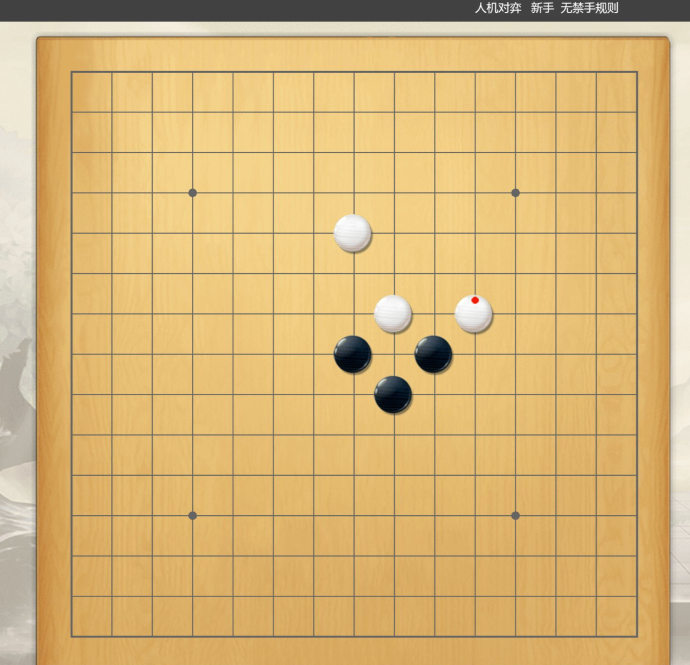
#> input picture tools/fixtures/wulin_gloss_board.jpg, 1380 x 1330 px (shown at 1/2 size)
$ python make-gridfix-figure.py   (older library calls are emulated)
#> lines starting #> are read from the running program, lines starting #| are printed output that depends on the picture
### engine-server/python/gomoku_assistant/screen_board.py
# Assistant module - screen_board.

"""整屏五子棋棋盘定位与读子（桌面覆盖层应用的核心）。

与网页注入（bookmarklet）路线的区别：这里**没有 DOM 可用**，输入是**整屏截图**，
棋盘只是屏幕上的一小块（周围有浏览器 UI、桌面、其它窗口）。因此第一步必须是
「在整屏里把棋盘找出来」，之后才能复用既有的自适应读子逻辑。

思路（全部走 OpenCV 官方手段）：
  1. 抓屏（GDI，多显示器 + DPI 感知）。
  2. Canny(自动阈值) + HoughLinesP 取线段 → 按水平/垂直聚类成「线簇」。
  3. 在两类线簇里各找**近似等间距的线族**（棋盘网格的本质特征）：
     枚举起点对定公差，再向后贪心扩展；保留成员数 ≥8 且总长度最长的族。
  4. 横竖族配对成候选棋盘（间距需一致、面积合理）→ 取最优候选。
  5. 把候选区域裁出来，交给既有的精确网格定位（detector/adaptive）拿到 15×15 线坐标。
  6. 复用 adaptive.read_stones_adaptive 读子 —— 浅底/深底/空心描边等画法全部继承。

为什么用「等间距线族」而不是模板匹配/角点检测：
  棋盘的本质是两组**等间距长直线**，这个特征对缩放、底色、棋子、主题几乎免疫；
  而模板匹配对缩放敏感、角点检测会在文字/图标上炸出大量误检。
"""

from __future__ import annotations

import ctypes
import os
import sys

import cv2
import numpy as np

from . import adaptive
from .engine import BLACK, EMPTY, WHITE

IS_WIN = os.name == "nt"

# [46 lines left out: functions set_dpi_aware, capture_screen, _cluster_segments, not called in this run]

def canny_screen(gray, ratio=0.40):
    """屏幕内容的自适应 Canny：阈值由**梯度幅值的 Otsu 二值化**决定。

    两个坑都踩过：
      · 沿用 adaptive.auto_canny 的「灰度中位数」→ 中位数就是底色（浅底棋盘 ~234），
        下阈值被抬到 160，而棋盘线对比度仅几十灰阶 → 边缘全被吞掉。
      · 改用「梯度幅值的固定分位」→ 屏幕大面是平坦底色，88 分位仍落在平坦区（≈0），
        阈值算出来 <8 → **一条边都没有**。
    正确做法：在梯度幅值上跑 Otsu，让算法自己分出「平坦区 / 真实边缘」两类，
    与底色深浅、边缘占比都无关。归一化用 99.5 分位，避免个别极值把尺度拉爆。
    """
    g = cv2.GaussianBlur(gray, (3, 3), 0)
    gx = cv2.Sobel(g, cv2.CV_32F, 1, 0, ksize=3)
    gy = cv2.Sobel(g, cv2.CV_32F, 0, 1, ksize=3)
    mag = np.abs(gx) + np.abs(gy)
    mx = float(np.percentile(mag, 99.5))
    if mx <= 1e-6:
        return np.zeros(gray.shape, dtype=np.uint8)
    m8 = np.clip(mag / mx * 255.0, 0, 255).astype(np.uint8)
    t, _ = cv2.threshold(m8, 0, 255, cv2.THRESH_BINARY + cv2.THRESH_OTSU)
    hi = float(t) / 255.0 * mx
    if hi < 4.0:
        hi = max(8.0, mx * 0.35)
    lo = max(4.0, hi * ratio)
    return cv2.Canny(gray, lo, hi)

def _collect_lines(gray, min_len, max_gap=6, thresh=80):
    """Canny + HoughLinesP → 水平/垂直线簇（带总长度，用于筛掉短碎线）。"""
    edges = canny_screen(gray)
    lines = cv2.HoughLinesP(edges, 1.0, np.pi / 180.0, threshold=thresh,
                            minLineLength=int(min_len), maxLineGap=int(max_gap))
    if lines is None:
        return [], []
    h_vals, v_vals = [], []
    h_len, v_len = [], []
    h_ext, v_ext = [], []
    for s in np.asarray(lines, dtype=np.float64).reshape(-1, 4):
        x1, y1, x2, y2 = s
        dx, dy = abs(x2 - x1), abs(y2 - y1)
        ln = float(np.hypot(dx, dy))
        if dx >= dy:
            h_vals.append((y1 + y2) / 2.0)
            h_len.append(ln)
            h_ext.append((min(x1, x2), max(x1, x2)))
        else:
            v_vals.append((x1 + x2) / 2.0)
            v_len.append(ln)
            v_ext.append((min(y1, y2), max(y1, y2)))
    return (_weighted_clusters(h_vals, h_len, h_ext, 3.0),
            _weighted_clusters(v_vals, v_len, v_ext, 3.0))

def _weighted_clusters(vals, lens, exts, tol):
    """聚簇时保留每簇的**线段总长度**（等权重会让一排短碎线盖过真正的棋盘长线），
    以及该簇在另一轴上的覆盖区间 [lo, hi]。"""
    if not vals:
        return []
    order = np.argsort(vals)
    vals = np.asarray(vals, dtype=np.float64)[order]
    lens = np.asarray(lens, dtype=np.float64)[order]
    exts = [exts[i] for i in order]
    out = []
    cur_v, cur_l, cur_e = [vals[0]], [lens[0]], [exts[0]]
    for v, l, e in zip(vals[1:], lens[1:], exts[1:]):
        if v - cur_v[-1] <= tol:
            cur_v.append(v)
            cur_l.append(l)
            cur_e.append(e)
        else:
            out.append((float(np.mean(cur_v)), float(np.sum(cur_l)),
                        min(x[0] for x in cur_e), max(x[1] for x in cur_e)))
            cur_v, cur_l, cur_e = [v], [l], [e]
    out.append((float(np.mean(cur_v)), float(np.sum(cur_l)),
                min(x[0] for x in cur_e), max(x[1] for x in cur_e)))
    return out

def _find_arithmetic_families(clusters, min_count=8, max_step=260.0, topk=6):
    """在一维线簇里找「近似等间距」的若干线族（按得分取前 topk）。

    棋盘网格 = 一组等间距平行线。做法：枚举前两个成员定公差 d，再向后贪心匹配
    （容差随 d 放大），收集所有候选族后按得分排序返回。

    ⚠️ 必须返回**多个候选**而不是只留最优：网页上的文字行也是等间距平行线，
    只取「最强族」会拿到文字行（间距 22px），再与另一方向的无关竖线配对时
    间距对不上 → 整个棋盘判定失败。留下多个候选，靠后续横竖交叉配对来甄别。
    """
    fams = _arithmetic_candidates(clusters, min_count, max_step)

    out = []
    for f in fams:
        dup = False
        for g in out:
            inter = len(set(np.round(f["pos"], 1)) & set(np.round(g["pos"], 1)))
            if inter >= 0.7 * min(len(f["pos"]), len(g["pos"])):
                dup = True
                break
        if not dup:
            out.append(f)
        if len(out) >= topk:
            break
    return out

# [4 lines left out: function _find_arithmetic_family, not called in this run]

def _arithmetic_candidates(clusters, min_count=8, max_step=260.0):
    if len(clusters) < min_count:
        return []

    lens = np.asarray([c[1] for c in clusters], dtype=np.float64)
    thr_len = float(lens.max()) * 0.15
    cand = [c for c, l in zip(clusters, lens) if l >= thr_len]
    if len(cand) < min_count:
        cand = clusters
    pos = np.asarray([c[0] for c in cand], dtype=np.float64)
    ln = np.asarray([c[1] for c in cand], dtype=np.float64)

    def ext_of(c):
        return (float(c[2]), float(c[3])) if len(c) >= 4 else (0.0, 0.0)

    cands = []
    n = len(pos)
    for i in range(n):
        for j in range(i + 1, min(n, i + 40)):
            d = (pos[j] - pos[i]) / float(j - i)
            if d < 8.0 or d > max_step:
                continue
            tol = max(2.5, d * 0.06)
            seq = [pos[i], pos[j]]
            tot = [ln[i], ln[j]]
            cand_idx = [cand[i], cand[j]]
            expect = pos[j] + d
            k = j + 1
            while k < n:
                diff = pos[k] - expect
                if abs(diff) <= tol:
                    seq.append(pos[k])
                    tot.append(ln[k])
                    cand_idx.append(cand[k])
                    expect = pos[k] + d
                elif diff > tol:

                    m = int(round(diff / d))
                    if m >= 1 and abs(pos[k] - (expect + m * d)) <= tol:
                        seq.append(pos[k])
                        tot.append(ln[k])
                        cand_idx.append(cand[k])
                        expect = pos[k] + d
                    else:
                        break
                k += 1
            if len(seq) >= min_count:
                score = len(seq) * float(np.mean(tot))
                los = [ext_of(c)[0] for c in cand_idx]
                his = [ext_of(c)[1] for c in cand_idx]
                cands.append({
                    "pos": np.asarray(seq, dtype=np.float64),
                    "len": float(np.mean(tot)),
                    "step": float(d),
                    "score": float(score),
                    "lo": float(min(los)) if los else 0.0,
                    "hi": float(max(his)) if his else 0.0,
                })
    cands.sort(key=lambda c: -c["score"])
    return cands

def find_board_rects(gray, line_count=15, min_lines=8, scales=(1.0, 0.6),
                     len_ratios=(0.05, 0.10), topn=1):
    """同 find_board_rect，但返回**前 topn 个**候选（按 score 降序）。

    存在的理由：用户可能在桌面同时开着好几个五子棋窗口（或多个标签页），
    此时只取第一名会让「到底识别了哪一个」变得不可预期 —— 棋盘框会在几个窗口之间
    来回跳。拿到前几名后，上层就能判断「屏幕上不止一个棋盘」并提示用户只留一个。
    """
    H, W = gray.shape[:2]
    short = float(min(W, H))
    cands = []
    for sc in scales:
        if sc == 1.0:
            g = gray
        else:
            g = cv2.resize(gray, (max(64, int(W * sc)), max(64, int(H * sc))),
                           interpolation=cv2.INTER_AREA)
        gw, gh = g.shape[1], g.shape[0]
        gshort = float(min(gw, gh))
        max_step = gshort * 0.25
        for lr in len_ratios:
            min_len = max(20.0, gshort * lr)
            hc, vc = _collect_lines(g, min_len)
            if not hc or not vc:
                continue
            for hy in _find_arithmetic_families(hc, min_count=min_lines, max_step=max_step):
                for vx in _find_arithmetic_families(vc, min_count=min_lines, max_step=max_step):
                    cand = _pair_families(hy, vx, gw, gh, sc)
                    if cand is None:
                        continue
                    cands.append(cand)
    if not cands:
        return []
    cands.sort(key=lambda c: c["score"], reverse=True)
    return cands[:max(1, int(topn))]

# [13 lines left out: function _rect_overlap_ratio, not called in this run]

def find_board_rect(gray, line_count=15, min_lines=8, scales=(1.0, 0.6),
                    len_ratios=(0.05, 0.10)):
    """在整幅（屏幕）图里找棋盘：返回 dict(rect, step, vx, hy, score, size) 或 None。

    **分辨率/尺寸无关**（2K / 3K / 4K、16:9 / 4:3、小窗口 / 全屏都走同一套）：
      · 一切阈值都取**相对量**：最小线长 = 短边 × 比例、面积占比、格距上限 = 短边 × 0.25。
      · 多尺度搜索（1.0 / 0.6）：大棋盘在降采样图上更快更稳，小棋盘在原尺度上才检得出。
      · 多档最小线长（短边 ×5% / ×10%）：棋盘在窗口里可能只占一小块，线并不长。
      · 横竖族必须**真实交叉**：网页文字行也是等距平行线，光靠「等距」会把它们当成棋盘。
    评分做了尺度归一化，因此不同尺度/不同线长档位的候选可以直接横向比较。
    """
    top = find_board_rects(gray, line_count=line_count, min_lines=min_lines,
                           scales=scales, len_ratios=len_ratios, topn=1)
    return top[0] if top else None

def _subsample(fam, m):
    """把线族按每 m 个取一个（等价于格距 ×m）。

    用途：网页文字行（间距 ~16px）常与棋盘线混进同一个等距族，使该族公差被算小一半；
    此时只要「每隔一个取一条」就还原出真正的棋盘格距，从而与另一方向的族配对成功。
    """
    if m <= 1:
        return fam
    pos = fam["pos"][::m]
    if len(pos) < 6:
        return None
    out = dict(fam)
    out["pos"] = pos
    out["step"] = float(fam["step"]) * m
    out["len"] = float(fam["len"])
    return out

def _pair_families(hy, vx, gw, gh, sc):
    """把「水平等距族 + 垂直等距族」配成一个棋盘候选：要求格距一致且两组线真交叉。

    格距不必一开始就相等：允许 2~4 倍的整数关系并对间距较小的一方做子采样
    （见 _subsample），否则「文字行混进棋盘线族」会让棋盘永远配不上。
    """
    dx0, dy0 = float(vx["step"]), float(hy["step"])
    if dx0 <= 0 or dy0 <= 0:
        return None
    ratio = dx0 / dy0
    best = None
    for who in ("none", "h", "v"):
        hy2, vx2 = hy, vx
        if who == "h":
            m = int(round(dy0 / dx0)) if dy0 > dx0 else int(round(ratio))
            if not (2 <= m <= 4):
                continue
            hy2 = _subsample(hy, m)
        elif who == "v":
            m = int(round(dx0 / dy0)) if dx0 > dy0 else int(round(1.0 / ratio))
            if not (2 <= m <= 4):
                continue
            vx2 = _subsample(vx, m)
        if hy2 is None or vx2 is None:
            continue
        cand = _pair_once(hy2, vx2, gw, gh, sc)
        if cand is not None and (best is None or cand["score"] > best["score"]):
            best = cand
    return best

def _pair_once(hy, vx, gw, gh, sc):
    dx, dy = float(vx["step"]), float(hy["step"])
    if dx <= 0 or dy <= 0:
        return None
    if abs(dx - dy) / max(dx, dy) > 0.12:
        return None
    x0, x1 = float(vx["pos"].min()), float(vx["pos"].max())
    y0, y1 = float(hy["pos"].min()), float(hy["pos"].max())

    h_lo, h_hi = float(hy.get("lo", 0.0)), float(hy.get("hi", 0.0))
    v_lo, v_hi = float(vx.get("lo", 0.0)), float(vx.get("hi", 0.0))
    if h_hi > h_lo and v_hi > v_lo:
        inter_x = min(x1, h_hi) - max(x0, h_lo)
        inter_y = min(y1, v_hi) - max(y0, v_lo)
        if inter_x < 0.35 * min(x1 - x0, h_hi - h_lo):
            return None
        if inter_y < 0.35 * min(y1 - y0, v_hi - v_lo):
            return None
    area = max(1.0, (x1 - x0) * (y1 - y0))
    if area < 0.008 * gw * gh or area > 0.98 * gw * gh:
        return None
    gshort = float(min(gw, gh))

    n = len(vx["pos"]) + len(hy["pos"])
    rel_len = (vx["len"] + hy["len"]) * 0.5 / max(1.0, gshort)
    score = n * 100.0 + rel_len * 60.0
    inv = 1.0 / sc
    return {
        "rect": (x0 * inv, y0 * inv, x1 * inv, y1 * inv),
        "step": (dx + dy) * 0.5 * inv,
        "vx": vx["pos"] * inv,
        "hy": hy["pos"] * inv,
        "score": float(score),
        "size": int(round(max(len(vx["pos"]), len(hy["pos"])))),
        "scale": float(sc),
    }

def refine_grid(rgb, cand, size=15):
    """把粗定位的候选区域裁出来，用既有逻辑精确定位 size×size 的网格线。

    返回 geometry（x_lines/y_lines/spacing）或 None。
    """
    H, W = rgb.shape[:2]
    x0, y0, x1, y1 = cand["rect"]
    step = cand["step"]
    pad = step * 1.5
    ax0 = max(0, int(x0 - pad)); ay0 = max(0, int(y0 - pad))
    ax1 = min(W, int(x1 + pad)); ay1 = min(H, int(y1 + pad))
    crop = rgb[ay0:ay1, ax0:ax1]
    if crop.size == 0:
        return None
    g = cv2.cvtColor(crop, cv2.COLOR_RGB2GRAY)

    xs = ys = None
    spacing = float(cand["step"])
    source = "?"

    try:
        from . import detector
        bg = detector.locate_board(crop, size)
        if bg is not None and len(bg.x_lines) == size and len(bg.y_lines) == size:
            xs, ys = np.asarray(bg.x_lines, dtype=np.float64), np.asarray(bg.y_lines, dtype=np.float64)
            spacing = float(bg.spacing)
            source = "projection"
    except Exception:
        pass

    if xs is None:
        try:
            r = adaptive.locate_grid_hough(g, size)
            if r is not None:
                hx, hy, _res = r
                if hx is not None and len(hx) == size and len(hy) == size:
                    xs, ys = np.asarray(hx, dtype=np.float64), np.asarray(hy, dtype=np.float64)
                    spacing = float(np.mean(np.diff(xs))) if size > 1 else spacing
                    source = "hough"
        except Exception:
            pass
    if xs is None:
        return None
    return {
        "x_lines": [float(v) + ax0 for v in xs],
        "y_lines": [float(v) + ay0 for v in ys],
        "spacing": spacing,
        "source": source,
        "origin": (ax0, ay0),
    }

# [43 lines left out: functions _search_near, crop_board, not called in this run]

class Geo:
    """给 read_stones_adaptive 用的极简 geometry（它只读 size/spacing/x_lines/y_lines）。"""
    # [5 lines left out: function __init__, not called in this run]

def _mask_excluded(rgb, exclude, off=(0, 0)):
    """把「本软件自己的窗口」在截图里抹成一块纯色。

    为什么要抹：整屏识别会连我们的浮动面板 / 局面窗口一起拍进去。面板里有密集的
    等距横线（参数行、曲线网格），它们的间距与棋盘的某一族非常接近，极易被当成
    第二个棋盘，或者把真正的棋盘定位拽歪。用户说得直白：那是软件系统里的窗口，
    不是别的五子棋软件，不该参与识别。

    exclude: [{x, y, w, h}] —— **虚拟屏幕坐标**（Win32 GetWindowRect 的口径）。
    截图数组下标 = 屏幕坐标 - off（多屏时虚拟屏原点可能为负），所以这里先减 off。
    """
    if not exclude:
        return rgb

    out = rgb if getattr(rgb, "flags", None) is not None and rgb.flags.writeable \
        else np.array(rgb)
    try:
        sample = np.asarray(out[::16, ::16].reshape(-1, 3), dtype=np.float64)
        fill = np.median(sample, axis=0) if len(sample) else np.array([128.0] * 3)
    except Exception:
        fill = np.array([128.0] * 3)
    ox, oy = off
    for r in exclude:
        try:
            x = int(r.get("x", 0)) - int(ox)
            y = int(r.get("y", 0)) - int(oy)
            w = int(r.get("w", 0))
            h = int(r.get("h", 0))
        except Exception:
            continue
        if w <= 0 or h <= 0:
            continue
        H, W = out.shape[:2]
        x0, y0 = max(0, x), max(0, y)
        x1, y1 = min(W, x + w), min(H, y + h)
        if x1 <= x0 or y1 <= y0:
            continue
        out[y0:y1, x0:x1] = fill.astype(out.dtype)
    return out

# [17 lines left out: function _count_distinct_boards, not called in this run]

def scan_once(rgb=None, size=15, hint=None, exclude=None, probe=False, region=None):
    """完整扫一屏：抓屏 → 找棋盘 → 精确定位 → 读子。

    hint: 上一帧的棋盘矩形 {x,y,w,h}；给了就先在它附近搜（快很多，用于持续跟踪），
          搜不到再退回全屏。首次调用没有 hint，走全屏。
    exclude: [{x,y,w,h}] 本软件自己的窗口矩形（虚拟屏幕坐标），会先被抹成纯色再识别。
    probe: True 时忽略 hint、做一次全量搜索并统计屏幕上的棋盘个数（multi_board）。
    region: 用户拖拽圈定的识别区域 [x,y,w,h]（虚拟屏幕物理像素）。给了就**只在这块矩形里**
          认盘（先裁屏再跑同一套检测），不再全屏自动找盘 —— 桌面端「手动调节」要的效果。
          输出几何仍按虚拟屏幕坐标（已把矩形原点加回去），覆盖层可直接画框。
    返回 dict(ok, geometry, black, white, suspect, multi_board, diag)；
    未找到棋盘时 ok=True 且 found=False。
    """
    if rgb is None:
        rgb, off = capture_screen()
    else:
        off = (0, 0)

    if region:

        ox_i = int(round(off[0]))
        oy_i = int(round(off[1]))
        rx0, ry0, rw0, rh0 = [int(round(float(v))) for v in region[:4]]
        rx, ry = rx0 - ox_i, ry0 - oy_i
        h, w = rgb.shape[:2]
        rx = max(0, min(rx, w - 1))
        ry = max(0, min(ry, h - 1))
        rw = max(1, min(rw0, w - rx))
        rh = max(1, min(rh0, h - ry))
        sub = rgb[ry:ry + rh, rx:rx + rw].copy()

        sub = _mask_excluded(sub, exclude, (rx0, ry0))
        res = _scan_sub(sub, size=size, hint=None, exclude=None, probe=probe, off=(0, 0))
        if res.get("found"):
            br = res.get("board_rect")
            if br:
                br["x"] = float(br["x"]) + rx
                br["y"] = float(br["y"]) + ry
            gl = res.get("geometry")
            if gl:
                gl["x_lines"] = [float(v) + rx for v in gl["x_lines"]]
                gl["y_lines"] = [float(v) + ry for v in gl["y_lines"]]
            if "offset" in res and isinstance(res["offset"], (tuple, list)):
                res["offset"] = (res["offset"][0] + rx, res["offset"][1] + ry)
        return res
    return _scan_sub(rgb, size=size, hint=hint, exclude=exclude, probe=probe, off=off)

def _scan_sub(rgb, size=15, hint=None, exclude=None, probe=False, off=(0, 0)):
    """scan_once 的核心：在给定 rgb（已是待识别画面，已含 off 偏移基准）上找盘读子。
    region 模式复用它时，rgb 是裁好的子图、off=(0,0)，几何由调用方加回矩形原点。"""
    masked = _mask_excluded(rgb, exclude, off)
    gray = cv2.cvtColor(masked, cv2.COLOR_RGB2GRAY)

    cand = None
    multi = 0
    if probe:

        tops = find_board_rects(gray, line_count=size, topn=6)
        if tops:
            cand = tops[0]
            multi = _count_distinct_boards(tops)
    if cand is None and hint:
        cand = _search_near(gray, hint, size)
    if cand is None:
        cand = find_board_rect(gray, line_count=size)
    if cand is None:
        return {"ok": True, "found": False, "offset": off, "multi_board": 0,
                "diag": {"reason": "no-board"}}
    geo = refine_grid(masked, cand, size)
    if geo is None:
        return {"ok": True, "found": False, "offset": off, "multi_board": multi,
                "diag": {"reason": "no-grid", "cand": {k: v for k, v in cand.items()
                                                       if k not in ("vx", "hy")}}}
    spacing = float(geo.get("spacing") or cand["step"])

    crop, (ox, oy) = crop_board(masked, geo["x_lines"], geo["y_lines"], spacing)
    g = Geo(size, spacing, [float(v) - ox for v in geo["x_lines"]],
            [float(v) - oy for v in geo["y_lines"]])
    board, conf, diag = adaptive.read_stones_adaptive(crop, g)
    ys, xs = np.where(board == BLACK)
    black = [{"x": int(x), "y": int(y)} for y, x in zip(ys, xs)]
    ys, xs = np.where(board == WHITE)
    white = [{"x": int(x), "y": int(y)} for y, x in zip(ys, xs)]

    xl, yl = geo["x_lines"], geo["y_lines"]
    return {
        "ok": True,
        "found": True,
        "offset": off,
        "board_rect": {
            "x": float(xl[0]), "y": float(yl[0]),
            "w": float(xl[-1] - xl[0]), "h": float(yl[-1] - yl[0]),
        },
        "geometry": {"x_lines": [float(v) for v in xl],
                     "y_lines": [float(v) for v in yl],
                     "spacing": float(geo.get("spacing") or cand["step"]),
                     "size": size},
        "black": black,
        "white": white,
        "suspect": bool(diag.get("suspect")),
        "multi_board": multi,
        "diag": diag,
    }

### tools/make-gridfix-figure.py
# -*- coding: utf-8 -*-
"""生成「外框线陷阱」修复的对比证据图。

左：整盘 —— 黄线是**被误当成第 0 行**的木底装饰外框，绿线是修复后锁定的 15 条真格线，
    红圈是识别出的 6 颗子（标 (列,行)）。
右：左上角放大 —— 直接看清「外框在木板外沿、首条格线才是竖线起点」。
"""
import os
import sys

sys.path.insert(0, os.path.join(os.path.dirname(os.path.abspath(__file__)), '..',
                                'engine-server', 'python'))

import numpy as np
from PIL import Image, ImageDraw

from gomoku_assistant import screen_board as sb

HERE = os.path.dirname(os.path.abspath(__file__))
ROOT = os.path.dirname(HERE)
IMG = os.path.join(ROOT, 'tools', 'fixtures', 'wulin_gloss_board.jpg')
OUT = os.path.join(ROOT, 'board-grid-fix.png')

img = np.ascontiguousarray(np.asarray(Image.open(IMG).convert("RGB")))
#> img is the input picture: shape (1330, 1380, 3); mean R, G, B 215.1, 181.3, 119.9
res = sb.scan_once(rgb=img)
#> in _scan_sub, `gray = cv2.cvtColor(masked, cv2.COLOR_RGB2GRAY)`:
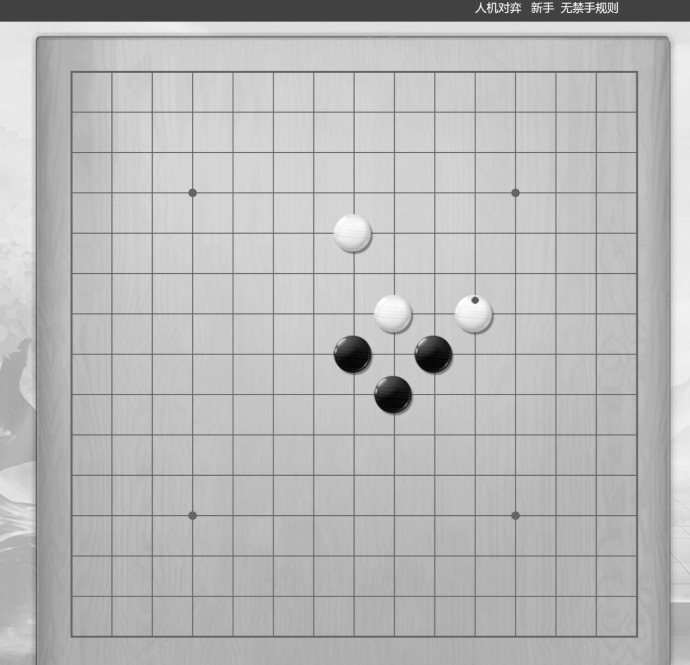
#> gray: shape (1330, 1380) (shown at 1/2 size); min 1, max 255, mean 184.4
#> the loop in find_board_rects, `for sc in scales:` made 2 passes
#> pass 1, in canny_screen, `gx = cv2.Sobel(g, cv2.CV_32F, 1, 0, ksize=3)`:
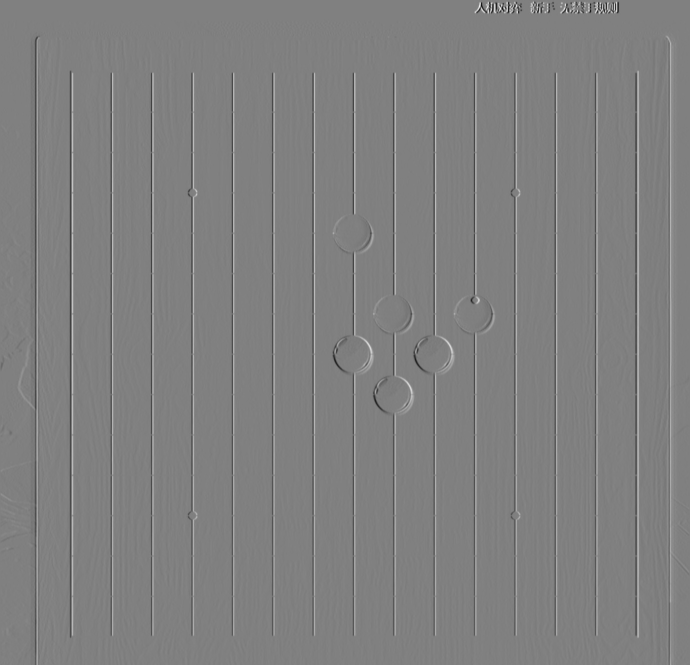
#> gx: shape (1330, 1380) float32 (shown at 1/2 size); min -505, max 500, mean 0.1; drawn with min black and max white
#> after the loop in find_board_rects, `for sc in scales:`: cands = 3 items
#> (the rest of the program and of its run is left out)
